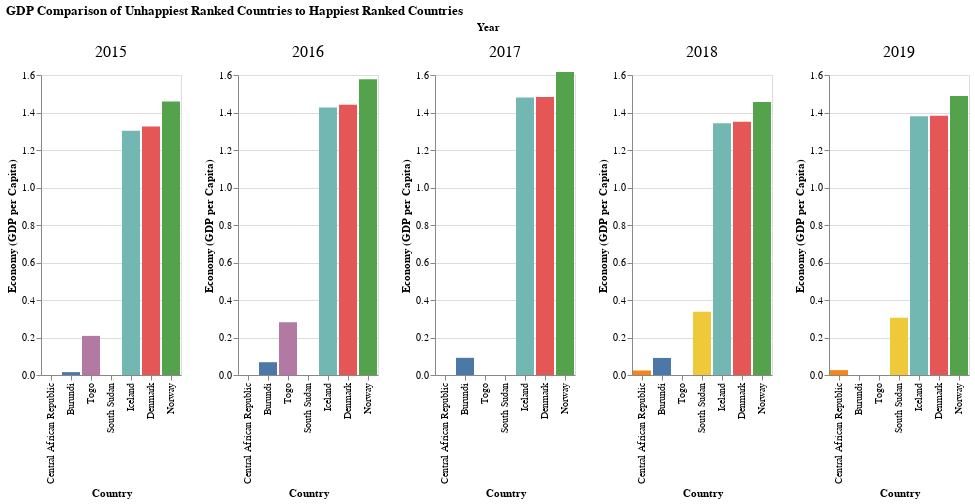

Here is the notebook cell this chart was saved with:
### Markdown cell above
As we can see from the 3 charts above, a countries Economy (GPD per capita) makes up the majority of their happiness score. Next is Health (Life expentancy), Freedom , Generosity lastly Trust. All 3 of these happy countries follow this pattern, except in Norway where Trust and Generosity seem to flip between eachother over the years. By looking at these happiness score contributer weights, we can see visually that for Norway, Iceland and Denmark Economy (GPD per capita) makes up between 1.3 and 1.6 units of their happiness scores. Health (Life expentancy) makes up between 0.8 and 1, Freedom makes up between 0.6 and 0.7 and Trust and Generosity are bewteen 0.1 and 0.5. Since GDP seems to have the biggest influence and be the biggest contributer to a countries happiness score, lets investigate this for the most 'unhappy' countries.

### Code cell
alt.Chart(result).mark_bar().encode(
    x=alt.X('Country',sort='y'),
    y=alt.Y("Economy (GDP per Capita)",scale=alt.Scale(domain=(0, 1.6))),
    
    color=alt.Color('Country', legend=None)
    ).facet(
    facet='Year').resolve_axis(
    x='independent',
    y='independent',
).configure_header(labelFontSize=16).properties(
    title='GDP Comparison of Unhappiest Ranked Countries to Happiest Ranked Countries'
)

### Figure 1 — Vega-Lite specification as saved in the notebook (floating-point values rounded to 4 significant figures)
{"config": {"view": {"continuousWidth": 400, "continuousHeight": 300}, "header": {"labelFontSize": 16}}, "data": {"name": "data-ecb22e204c89d954f80fdbcd74c7689c"}, "facet": {"type": "quantitative", "field": "Year"}, "spec": {"mark": "bar", "encoding": {"color": {"type": "nominal", "field": "Country", "legend": null}, "x": {"type": "nominal", "field": "Country", "sort": "y"}, "y": {"type": "quantitative", "field": "Economy (GDP per Capita)", "scale": {"domain": [0, 1.6]}}}}, "resolve": {"axis": {"x": "independent", "y": "independent"}}, "title": "GDP Comparison of Unhappiest Ranked Countries to Happiest Ranked Countries", "$schema": "https://vega.github.io/schema/vega-lite/v4.8.1.json", "datasets": {"data-ecb22e204c89d954f80fdbcd74c7689c": [{"Country": "Iceland", "Happiness Rank": 2, "Happiness Score": 7.561, "Economy (GDP per Capita)": 1.302, "Family": 1.402, "Health (Life Expectancy)": 0.9478, "Freedom": 0.6288, "Trust (Government Corruption)": 0.1414, "Generosity": 0.4363, "Dystopia Residual": 2.702, "Year": 2015, "Social support": null}, {"Country": "Denmark", "Happiness Rank": 3, "Happiness Score": 7.527, "Economy (GDP per Capita)": 1.325, "Family": 1.361, "Health (Life Expectancy)": 0.8746, "Freedom": 0.6494, "Trust (Government Corruption)": 0.4836, "Generosity": 0.3414, "Dystopia Residual": 2.492, "Year": 2015, "Social support": null}, {"Country": "Norway", "Happiness Rank": 4, "Happiness Score": 7.522, "Economy (GDP per Capita)": 1.459, "Family": 1.331, "Health (Life Expectancy)": 0.8852, "Freedom": 0.6697, "Trust (Government Corruption)": 0.365, "Generosity": 0.347, "Dystopia Residual": 2.465, "Year": 2015, "Social support": null}, {"Country": "Denmark", "Happiness Rank": 1, "Happiness Score": 7.526, "Economy (GDP per Capita)": 1.442, "Family": 1.164, "Health (Life Expectancy)": 0.795, "Freedom": 0.5794, "Trust (Government Corruption)": 0.4445, "Generosity": 0.3617, "Dystopia Residual": 2.739, "Year": 2016, "Social support": null}, {"Country": "Iceland", "Happiness Rank": 3, "Happiness Score": 7.501, "Economy (GDP per Capita)": 1.427, "Family": 1.183, "Health (Life Expectancy)": 0.8673, "Freedom": 0.5662, "Trust (Government Corruption)": 0.1497, "Generosity": 0.4768, "Dystopia Residual": 2.831, "Year": 2016, "Social support": null}, {"Country": "Norway", "Happiness Rank": 4, "Happiness Score": 7.498, "Economy (GDP per Capita)": 1.577, "Family": 1.127, "Health (Life Expectancy)": 0.7958, "Freedom": 0.5961, "Trust (Government Corruption)": 0.3578, "Generosity": 0.379, "Dystopia Residual": 2.665, "Year": 2016, "Social support": null}, {"Country": "Norway", "Happiness Rank": 1, "Happiness Score": 7.537, "Economy (GDP per Capita)": 1.616, "Family": 1.534, "Health (Life Expectancy)": 0.7967, "Freedom": 0.6354, "Trust (Government Corruption)": 0.316, "Generosity": 0.362, "Dystopia Residual": 2.277, "Year": 2017, "Social support": null}, {"Country": "Denmark", "Happiness Rank": 2, "Happiness Score": 7.522, "Economy (GDP per Capita)": 1.482, "Family": 1.551, "Health (Life Expectancy)": 0.7926, "Freedom": 0.626, "Trust (Government Corruption)": 0.4008, "Generosity": 0.3553, "Dystopia Residual": 2.314, "Year": 2017, "Social support": null}, {"Country": "Iceland", "Happiness Rank": 3, "Happiness Score": 7.504, "Economy (GDP per Capita)": 1.481, "Family": 1.611, "Health (Life Expectancy)": 0.8336, "Freedom": 0.6272, "Trust (Government Corruption)": 0.1535, "Generosity": 0.4755, "Dystopia Residual": 2.323, "Year": 2017, "Social support": null}, {"Country": "Norway", "Happiness Rank": 2, "Happiness Score": 7.594, "Economy (GDP per Capita)": 1.456, "Family": null, "Health (Life Expectancy)": 0.861, "Freedom": 0.686, "Trust (Government Corruption)": 0.34, "Generosity": 0.286, "Dystopia Residual": null, "Year": 2018, "Social support": null}, {"Country": "Denmark", "Happiness Rank": 3, "Happiness Score": 7.555, "Economy (GDP per Capita)": 1.351, "Family": null, "Health (Life Expectancy)": 0.868, "Freedom": 0.683, "Trust (Government Corruption)": 0.408, "Generosity": 0.284, "Dystopia Residual": null, "Year": 2018, "Social support": null}, {"Country": "Iceland", "Happiness Rank": 4, "Happiness Score": 7.495, "Economy (GDP per Capita)": 1.343, "Family": null, "Health (Life Expectancy)": 0.914, "Freedom": 0.677, "Trust (Government Corruption)": 0.138, "Generosity": 0.353, "Dystopia Residual": null, "Year": 2018, "Social support": null}, {"Country": "Denmark", "Happiness Rank": 2, "Happiness Score": 7.6, "Economy (GDP per Capita)": 1.383, "Family": null, "Health (Life Expectancy)": 0.996, "Freedom": 0.592, "Trust (Government Corruption)": 0.41, "Generosity": 0.252, "Dystopia Residual": null, "Year": 2019, "Social support": 1.573}, {"Country": "Norway", "Happiness Rank": 3, "Happiness Score": 7.554, "Economy (GDP per Capita)": 1.488, "Family": null, "Health (Life Expectancy)": 1.028, "Freedom": 0.603, "Trust (Government Corruption)": 0.341, "Generosity": 0.271, "Dystopia Residual": null, "Year": 2019, "Social support": 1.582}, {"Country": "Iceland", "Happiness Rank": 4, "Happiness Score": 7.494, "Economy (GDP per Capita)": 1.38, "Family": null, "Health (Life Expectancy)": 1.026, "Freedom": 0.591, "Trust (Government Corruption)": 0.118, "Generosity": 0.354, "Dystopia Residual": null, "Year": 2019, "Social support": 1.624}, {"Country": "Burundi", "Happiness Rank": 157, "Happiness Score": 2.905, "Economy (GDP per Capita)": 0.0153, "Family": 0.4159, "Health (Life Expectancy)": 0.224, "Freedom": 0.1185, "Trust (Government Corruption)": 0.1006, "Generosity": 0.1973, "Dystopia Residual": 1.833, "Year": 2015, "Social support": null}, {"Country": "Togo", "Happiness Rank": 158, "Happiness Score": 2.839, "Economy (GDP per Capita)": 0.2087, "Family": 0.1399, "Health (Life Expectancy)": 0.2844, "Freedom": 0.3645, "Trust (Government Corruption)": 0.1073, "Generosity": 0.1668, "Dystopia Residual": 1.567, "Year": 2015, "Social support": null}, {"Country": "Togo", "Happiness Rank": 155, "Happiness Score": 3.303, "Economy (GDP per Capita)": 0.2812, "Family": 0.0, "Health (Life Expectancy)": 0.2481, "Freedom": 0.3468, "Trust (Government Corruption)": 0.1159, "Generosity": 0.1752, "Dystopia Residual": 2.135, "Year": 2016, "Social support": null}, {"Country": "Burundi", "Happiness Rank": 157, "Happiness Score": 2.905, "Economy (GDP per Capita)": 0.06831, "Family": 0.2344, "Health (Life Expectancy)": 0.1575, "Freedom": 0.0432, "Trust (Government Corruption)": 0.09419, "Generosity": 0.2029, "Dystopia Residual": 2.104, "Year": 2016, "Social support": null}, {"Country": "Burundi", "Happiness Rank": 154, "Happiness Score": 2.905, "Economy (GDP per Capita)": 0.09162, "Family": 0.6298, "Health (Life Expectancy)": 0.1516, "Freedom": 0.0599, "Trust (Government Corruption)": 0.08415, "Generosity": 0.2044, "Dystopia Residual": 1.683, "Year": 2017, "Social support": null}, {"Country": "Central African Republic", "Happiness Rank": 155, "Happiness Score": 2.693, "Economy (GDP per Capita)": 0.0, "Family": 0.0, "Health (Life Expectancy)": 0.01877, "Freedom": 0.2708, "Trust (Government Corruption)": 0.05657, "Generosity": 0.2809, "Dystopia Residual": 2.066, "Year": 2017, "Social support": null}, {"Country": "South Sudan", "Happiness Rank": 154, "Happiness Score": 3.254, "Economy (GDP per Capita)": 0.337, "Family": null, "Health (Life Expectancy)": 0.177, "Freedom": 0.112, "Trust (Government Corruption)": 0.106, "Generosity": 0.224, "Dystopia Residual": null, "Year": 2018, "Social support": null}, {"Country": "Central African Republic", "Happiness Rank": 155, "Happiness Score": 3.083, "Economy (GDP per Capita)": 0.024, "Family": null, "Health (Life Expectancy)": 0.01, "Freedom": 0.305, "Trust (Government Corruption)": 0.038, "Generosity": 0.218, "Dystopia Residual": null, "Year": 2018, "Social support": null}, {"Country": "Burundi", "Happiness Rank": 156, "Happiness Score": 2.905, "Economy (GDP per Capita)": 0.091, "Family": null, "Health (Life Expectancy)": 0.145, "Freedom": 0.065, "Trust (Government Corruption)": 0.076, "Generosity": 0.149, "Dystopia Residual": null, "Year": 2018, "Social support": null}, {"Country": "Central African Republic", "Happiness Rank": 155, "Happiness Score": 3.083, "Economy (GDP per Capita)": 0.026, "Family": null, "Health (Life Expectancy)": 0.105, "Freedom": 0.225, "Trust (Government Corruption)": 0.035, "Generosity": 0.235, "Dystopia Residual": null, "Year": 2019, "Social support": 0.0}, {"Country": "South Sudan", "Happiness Rank": 156, "Happiness Score": 2.853, "Economy (GDP per Capita)": 0.306, "Family": null, "Health (Life Expectancy)": 0.295, "Freedom": 0.01, "Trust (Government Corruption)": 0.091, "Generosity": 0.202, "Dystopia Residual": null, "Year": 2019, "Social support": 0.575}]}}
